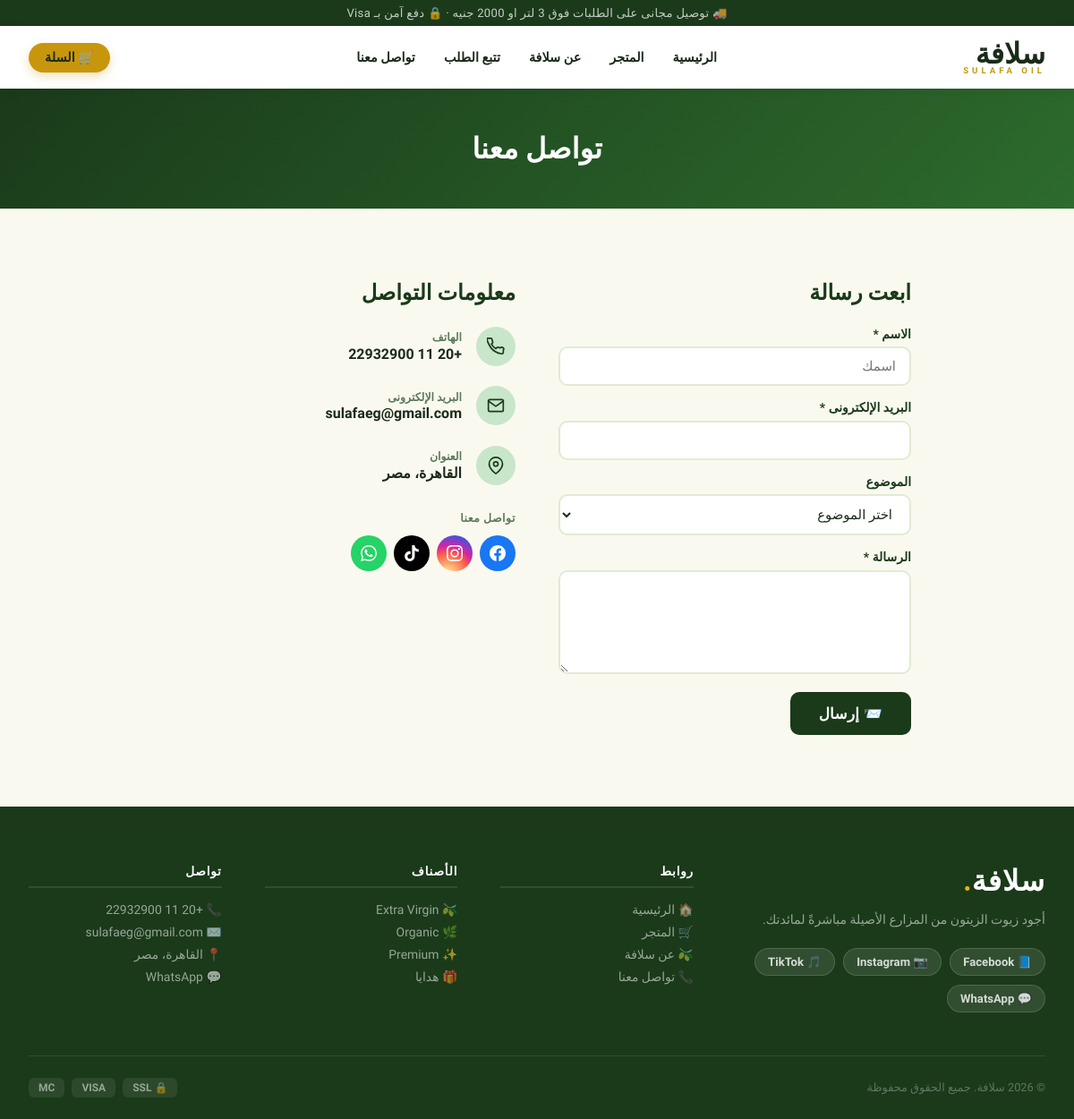
The app's page /contact with its own data.
### tables this page shows
CREATE TABLE settings (
            key TEXT PRIMARY KEY,
            value TEXT
        );

### app.py (the view)
@app.route('/contact')#مسار صفحة الاتصال
def contact():#ببساطة بيعرض قالب 'contact.html' اللي بيحتوي على معلومات الاتصال بالشركة أو المتجر، زي العنوان، رقم الهاتف، البريد الإلكتروني، أو حتى نموذج اتصال يمكن للزوار ملؤه للتواصل معك. ده بيستخدم لتسهيل التواصل بين الزوار والشركة.
    return render_template('contact.html')

### app.py (called while the page is built)
def get_db():#الهدف من الدالة دي هو انها ترجع اتصال بقاعدة البيانات SQLite لكل طلب بييجي للفلسك، وبتخزنه في g اللي هو مكان مخصص لتخزين البيانات الخاصة بكل طلب. لو مفيش اتصال موجود بالفعل في g، بيتم إنشاء اتصال جديد وربطه بيه. كمان بيتم تعيين row_factory علشان نقدر نوصل للبيانات باستخدام أسماء الأعمدة بدل من الفهارس.
    if 'db' not in g:
        g.db = sqlite3.connect(DB_PATH)
        g.db.row_factory = sqlite3.Row
    return g.db

def get_lang():#بترجع اللغة الحالية من الجلسة، أو 'ar' كافتراضي إذا ما تم تعيينها. ده بيستخدم لتحديد اللغة اللي هيتم عرض المحتوى بيها في الواجهة.
    return session.get('lang', 'ar')

def get_all_settings():#ثم بتجيب كل الإعدادات من جدول الإعدادات في قاعدة البيانات وترجعها كقاموس (dictionary) حيث المفاتيح هي أسماء الإعدادات والقيم هي القيم المرتبطة بيها. ده بيستخدم لما نحتاج نجيب كل الإعدادات مرة واحدة، زي ما بنعمل في context processor علشان نقدر نستخدمها في كل القوالب.
    rows = get_db().execute('SELECT key, value FROM settings').fetchall()
    return {r['key']: r['value'] for r in rows}

def cart_count():#ثم حساب عدد المنتجات في عربة التسوق بناءً على معرف الجلسة (session ID) المخزن في الجلسة. بيبدأ بجلب معرف الجلسة، ولو ما كانش موجود بيرجع 0. بعدين بيعمل استعلام لقاعدة البيانات لحساب مجموع الكميات لكل المنتجات المرتبطة بمعرف الجلسة ده في جدول العربة (cart). النتيجة النهائية هي عدد المنتجات الإجمالي في العربة.
    sid = session.get('sid', '')
    if not sid:
        return 0
    row = get_db().execute(
        'SELECT COALESCE(SUM(quantity),0) FROM cart WHERE sid=?', (sid,)
    ).fetchone()
    return row[0]

@app.context_processor
def inject_globals():#حقن كل الإعدادات واللغة الحالية في سياق القالب
    return dict(s=get_all_settings(), lang=get_lang())

### templates/contact.html (shortened to what this page needs)
{% extends "base.html" %}
{% block body %}
<div class="page-head"><h1>تواصل معنا</h1></div>
<div class="section"><div class="wrap" style="max-width:900px">
  <div style="display:grid;grid-template-columns:1fr 1fr;gap:3rem">
    <div>
      <h2 style="font-size:1.5rem;font-weight:900;color:var(--dark-green);margin-bottom:1.5rem">ابعت رسالة</h2>
      <form id="contactForm">
        <div class="field"><label>الاسم *</label><input type="text" id="name" placeholder="اسمك" required></div>
        <div class="field"><label>البريد الإلكترونى *</label><input type="email" id="from_email" required></div>
        <div class="field">
          <label>الموضوع</label>
          <select id="subject">
            <option value="">اختر الموضوع</option>
          </select>
        </div>
        <div class="field"><label>الرسالة *</label><textarea id="message" rows="5" style="width:100%;padding:11px 15px;border:2px solid var(--border);border-radius:var(--r);font-family:inherit;resize:vertical;outline:none" required></textarea></div>
        <button type="submit" class="btn btn-dark btn-lg" id="sendBtn">📨 إرسال</button>
      </form>
    </div>
    <div>
      <h2 style="font-size:1.5rem;font-weight:900;color:var(--dark-green);margin-bottom:1.5rem">معلومات التواصل</h2>
      <div style="display:flex;gap:1rem;margin-bottom:1.4rem;align-items:center">
        <div style="width:44px;height:44px;border-radius:50%;background:var(--light-green);color:var(--dark-green);display:flex;align-items:center;justify-content:center;flex-shrink:0"></div>
        <div><div style="font-size:.78rem;color:var(--muted);font-weight:700;text-transform:uppercase;margin-bottom:.1rem">الهاتف</div><div style="font-weight:700;color:var(--text)">{{ s.phone }}</div></div>
      </div>
      <div style="display:flex;gap:1rem;margin-bottom:1.4rem;align-items:center">
        <div style="width:44px;height:44px;border-radius:50%;background:var(--light-green);color:var(--dark-green);display:flex;align-items:center;justify-content:center;flex-shrink:0"><svg xmlns="http://www.w3.org/2000/svg" width="20" height="20" viewBox="0 0 24 24" fill="none" stroke="currentColor" stroke-width="2" stroke-linecap="round" stroke-linejoin="round"><path d="M4 4h16c1.1 0 2 .9 2 2v12c0 1.1-.9 2-2 2H4c-1.1 0-2-.9-2-2V6c0-1.1.9-2 2-2z"/><polyline points="22,6 12,13 2,6"/></svg></div>
        <div><div style="font-size:.78rem;color:var(--muted);font-weight:700;text-transform:uppercase;margin-bottom:.1rem">البريد الإلكترونى</div><div style="font-weight:700;color:var(--text)">{{ s.email }}</div></div>
      </div>
      <div style="display:flex;gap:1rem;margin-bottom:1.4rem;align-items:center">
        <div style="width:44px;height:44px;border-radius:50%;background:var(--light-green);color:var(--dark-green);display:flex;align-items:center;justify-content:center;flex-shrink:0"><svg xmlns="http://www.w3.org/2000/svg" width="20" height="20" viewBox="0 0 24 24" fill="none" stroke="currentColor" stroke-width="2" stroke-linecap="round" stroke-linejoin="round"><path d="M21 10c0 7-9 13-9 13s-9-6-9-13a9 9 0 0118 0z"/><circle cx="12" cy="10" r="3"/></svg></div>
        <div><div style="font-size:.78rem;color:var(--muted);font-weight:700;text-transform:uppercase;margin-bottom:.1rem">العنوان</div><div style="font-weight:700;color:var(--text)">{{ s.address_ar }}</div></div>
      </div>
      <div style="margin-top:1.8rem">
        <div style="font-size:.78rem;font-weight:700;color:var(--muted);text-transform:uppercase;letter-spacing:.5px;margin-bottom:.75rem">تواصل معنا</div>
        <div style="display:flex;gap:.5rem;flex-wrap:wrap;align-items:center">
          {% if s.facebook %}<a href="{{ s.facebook }}" target="_blank" title="Facebook" style="width:40px;height:40px;border-radius:50%;background:#1877f2;color:#fff;display:inline-flex;align-items:center;justify-content:center;transition:.2s" onmouseover="this.style.opacity='.8'" onmouseout="this.style.opacity='1'"></a>{% endif %}
          {% if s.instagram %}<a href="{{ s.instagram }}" target="_blank" title="Instagram" style="width:40px;height:40px;border-radius:50%;background:radial-gradient(circle at 30% 107%,#fdf497 0%,#fd5949 45%,#d6249f 60%,#285aeb 90%);color:#fff;display:inline-flex;align-items:center;justify-content:center;transition:.2s" onmouseover="this.style.opacity='.8'" onmouseout="this.style.opacity='1'"></a>{% endif %}
          {% if s.tiktok %}<a href="{{ s.tiktok }}" target="_blank" title="TikTok" style="width:40px;height:40px;border-radius:50%;background:#010101;color:#fff;display:inline-flex;align-items:center;justify-content:center;transition:.2s" onmouseover="this.style.opacity='.8'" onmouseout="this.style.opacity='1'"></a>{% endif %}
          {% if s.whatsapp %}<a href="https://wa.me/{{ s.whatsapp }}{% if s.whatsapp_msg %}?text={{ s.whatsapp_msg|urlencode }}{% endif %}" target="_blank" title="WhatsApp" style="width:40px;height:40px;border-radius:50%;background:#25d366;color:#fff;display:inline-flex;align-items:center;justify-content:center;transition:.2s" onmouseover="this.style.opacity='.8'" onmouseout="this.style.opacity='1'"></a>{% endif %}
        </div>
      </div>
    </div>
  </div>
</div></div>
{% endblock %}

### templates/base.html (shortened to what this page needs)
<!DOCTYPE html>
<html lang="ar" dir="rtl">
<head>
</head>
<body>
  <div class="topbar">
    <p>{{ s.topbar_text or '🚚 توصيل مجانى على الطلبات فوق 500 جنيه · 🔒 دفع آمن بـ Visa' }}</p>
  </div>
 <nav class="nav">
  <div class="nav-inner">
    <a href="{{ url_for('index') }}" class="brand">
      <div class="brand-logo">{{ s.site_name_ar }}<span>{{ s.brand_sub or 'SULAFA OIL' }}</span></div>
    </a>
    <div class="nav-links">
      <a href="{{ url_for('index') }}"   {% if request.endpoint=='index'                %}class="on"{% endif %}>{{ s.nav_home_ar    or 'الرئيسية' }}</a>
      <a href="{{ url_for('shop') }}"    {% if request.endpoint in['shop','product']    %}class="on"{% endif %}>{{ s.nav_shop_ar    or 'المتجر' }}</a>
      <a href="{{ url_for('about') }}"   {% if request.endpoint=='about'                %}class="on"{% endif %}>{{ s.nav_about_ar   or 'عن سلافة' }}</a>
      <a href="{{ url_for('track') }}"   {% if request.endpoint=='track'                %}class="on"{% endif %}> تتبع الطلب</a>
      <a href="{{ url_for('contact') }}" {% if request.endpoint=='contact'              %}class="on"{% endif %}>{{ s.nav_contact_ar or 'تواصل معنا' }}</a>
    </div>
    <div class="nav-right">
      {% set cnt = cart_count() %}
      <a href="{{ url_for('cart_view') }}" class="cart-btn">
        🛒 السلة{% if cnt > 0 %}<span class="cart-badge">{{ cnt }}</span>{% endif %}
      </a>
    </div>
  </div>
</nav>
  {% block body %}{% endblock %}
  <footer class="footer">
    <div class="footer-grid">
      <div>
        <div class="f-brand-name">{{ s.site_name_ar }}<span>.</span></div>
        <p class="f-desc">{{ s.footer_about_ar or s.tagline_ar }}</p>
        <div class="social-links">
          {% if s.facebook  %}<a href="{{ s.facebook }}"               target="_blank" class="social-link">📘 Facebook</a>{% endif %}
          {% if s.instagram %}<a href="{{ s.instagram }}"              target="_blank" class="social-link">📷 Instagram</a>{% endif %}
          {% if s.tiktok    %}<a href="{{ s.tiktok }}"                 target="_blank" class="social-link">🎵 TikTok</a>{% endif %}
          {% if s.whatsapp  %}<a href="https://wa.me/{{ s.whatsapp }}" target="_blank" class="social-link">💬 WhatsApp</a>{% endif %}
        </div>
      </div>
      <div class="f-col">
        <h5>روابط</h5>
        <a href="{{ url_for('index')   }}">🏠 {{ s.nav_home_ar or "الرئيسية" }}</a>
        <a href="{{ url_for('shop')    }}">🛒 {{ s.nav_shop_ar or "المتجر" }}</a>
        <a href="{{ url_for('about')   }}">🫒 {{ s.nav_about_ar or "عن سلافة" }}</a>
        <a href="{{ url_for('contact') }}">📞 {{ s.nav_contact_ar or "تواصل معنا" }}</a>
      </div>
      <div class="f-col">
        <h5>الأصناف</h5>
        <a href="{{ url_for('shop') }}?cat=بكر ممتاز">🫒 Extra Virgin</a>
        <a href="{{ url_for('shop') }}?cat=عضوى">🌿 Organic</a>
        <a href="{{ url_for('shop') }}?cat=فاخر">✨ Premium</a>
        <a href="{{ url_for('shop') }}?cat=طقم هدايا">🎁 هدايا</a>
      </div>
     <div class="f-col">
      <h5>تواصل</h5>
      {% if s.phone    %}<a href="tel:{{ s.phone }}">📞 {{ s.phone }}</a>{% endif %}
      {% if s.email    %}<a href="mailto:{{ s.email }}">✉️ {{ s.email }}</a>{% endif %}
      {% if s.address_ar %}<a href="#">📍 {{ s.address_ar }}</a>{% endif %}
      {% if s.whatsapp %}<a href="https://wa.me/{{ s.whatsapp }}" target="_blank">💬 WhatsApp</a>{% endif %}
    </div>
    </div>
    <div class="footer-bottom">
      <p>© 2026 {{ s.site_name_ar }}. {{ s.footer_copy_ar or "جميع الحقوق محفوظة" }}</p>
      <div class="pay-row">
        <span class="pay-badge">🔒 SSL</span>
        <span class="pay-badge">VISA</span>
        <span class="pay-badge">MC</span>
      </div>
    </div>
  </footer>
</body>
</html>

### records on screen
settings: value "🚚 توصيل مجانى على الطلبات فوق 3 لتر او 2000 جنيه · 🔒 دفع آمن بـ Visa"
settings: site_name_ar "سلافة"
settings: value "SULAFA OIL"
settings: value "الرئيسية"
settings: value "المتجر"
settings: value "عن سلافة"
settings: value "تواصل معنا"
settings: phone "+20 11 22932900"
settings: email "sulafaeg@gmail.com"
settings: address_ar "القاهرة، مصر"
settings: value "أجود زيوت الزيتون من المزارع الأصيلة مباشرةً لمائدتك."
settings: value "جميع الحقوق محفوظة"
